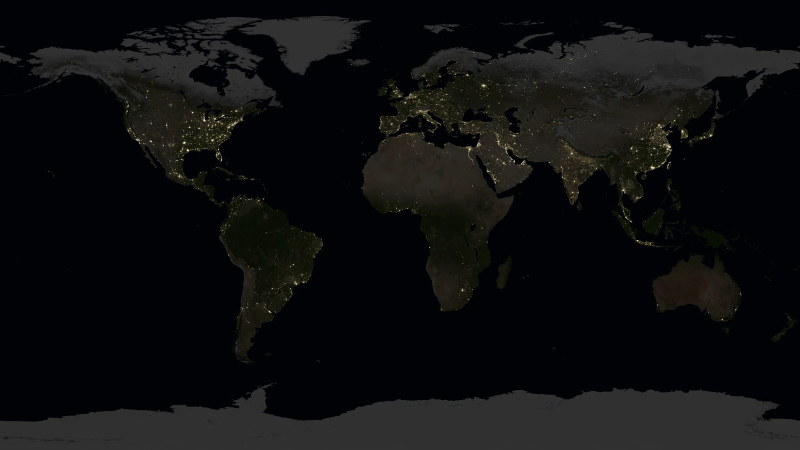
#> input picture ml/output/frames/nl-2023.webp, 1600 x 900 px (shown at 1/2 size)
$ python fit_camera.py
#> lines starting #> are read from the running program, lines starting #| are printed output that depends on the picture
### ml_co2/scripts/common.py
"""Shared helpers for the aerosol preprocessing (separate from the night-lights pipeline in ../ml)."""
from pathlib import Path
import numpy as np
from PIL import Image

Image.MAX_IMAGE_PIXELS = None
ROOT = Path(__file__).resolve().parents[1]
RAW = ROOT / "data" / "raw"
DIAG = ROOT / "diagnostics"
OUT = ROOT / "output"
FRAMES = OUT / "frames"


def load_rgb8(path):
    """PNG -> (H, W, 3) uint8 RGB. These frames are 8-bit RGBA with alpha 255 everywhere; alpha is dropped
    after compositing on black (a no-op for fully opaque frames)."""
    im = Image.open(path)
    a = np.asarray(im)
    if a.ndim == 2:
        a = np.stack([a] * 3, axis=-1)
    if a.dtype == np.uint16:
        a = np.rint(a.astype(np.float32) * (255.0 / 65535.0)).astype(np.uint8)
    if a.shape[-1] == 4:
        alpha = a[..., 3]
        rgb = a[..., :3]
        if alpha.min() < 255:
            rgb = np.rint(rgb.astype(np.float32) * (alpha[..., None] / 255.0)).astype(np.uint8)
        return np.ascontiguousarray(rgb)
    return np.ascontiguousarray(a[..., :3])

### ml_co2/scripts/download.py
"""NASA SVS 5196 "DYAMOND Global Carbon Dioxide", globe ORBIT animation (Jan-Mar 2020).

Downloads the 4K orbit video and extracts 12 frames into ml_co2/data/raw/.

Why this video: the camera distance is constant (the globe keeps the same size and position, so the zoom problem of the
zoom animations does not apply). The globe slowly rotates, so different continents face the camera over time.

The video has 1176 frames (frame numbers 1-1176 = position in the video). We skip the first 12 (1-12) and pick 12 at
random (seeded, same 12 every run) from 13-1176, kept in frame order. Frames are saved as lossless PNG
co2_NNNNN.png. Note the video itself is lossy (compressed), unlike the PNG frame sets of other NASA pages.
"""
import subprocess, sys
from pathlib import Path
import cv2
import numpy as np

ROOT = Path(__file__).resolve().parents[1]
RAW = ROOT / "data" / "raw"
VIDEO_URL = ("https://svs.gsfc.nasa.gov/vis/a000000/a005100/a005196/"
             "dyamondPointCloud_12-1-2023b_dyamond_co2_anim_globe_orbit_2160p30.mp4")
VIDEO = RAW / "co2_orbit_2160p30.mp4"
FIRST_ALLOWED, LAST, COUNT, SEED = 13, 1176, 12, 42


def picked_indices():
    rng = np.random.default_rng(SEED)
    return sorted(int(i) for i in rng.choice(np.arange(FIRST_ALLOWED, LAST + 1), COUNT, replace=False))


def raw_path(i):
    return RAW / f"co2_{i:05d}.png"


# [23 lines left out: function main, not called in this run]


# [2 lines that do not run on import are left out]

### ml_co2/scripts/fit_camera.py
"""Estimate where the camera looks (centre longitude / latitude / roll) in each of the 12 CO2 frames.

Why: the orbit video rotates the globe, so "region" boxes (Asia, Africa ...) only make sense once we know which
longitude faces the camera in every frame. NASA does not publish this, so it is ESTIMATED here.

Method: orthographic projection of a flat Earth map. The map used is the night-lights picture
(../../ml/output/frames/nl-2023.webp, land is brighter than ocean). For each frame the camera (lon, lat, roll) is searched so
that the projected map best matches the frame's brightness (normalised cross-correlation, Nelder-Mead refinement).
The camera in this video stays close to the equator and almost north-up, so lat and roll are limited to +-8 degrees.
Frames whose longitude disagrees (>12 deg) with the straight-line trend of the other frames (night-side frames with
little visible land can lock on a wrong place) are refitted inside +-16 degrees of that trend.
Checked by eye: the projected coastlines sit on the real coastlines in all 12 frames; expected error is a few degrees.
Not used for any CO2 number; only for assigning pixels to regions.

Run (from ml_co2/scripts, after download.py):  python fit_camera.py     -> writes camera.json (about 10 minutes)
"""
import json
import numpy as np
import cv2
from scipy.optimize import minimize
from common import ROOT, RAW, load_rgb8
from download import picked_indices

CX, CY, R = 1918, 1077, 955
RG = 960.0                      # assumed true limb radius in pixels (mask radius R is a few px inside it)
S = 6                           # fit at 1/6 scale
LUMA = np.array([0.2126, 0.7152, 0.0722], np.float32)
REF_PATH = ROOT.parent / "ml" / "output" / "frames" / "nl-2023.webp"
OUT_FILE = ROOT / "scripts" / "camera.json"
rad = R // S
n = 2 * rad
_yy, _xx = np.mgrid[0:n, 0:n].astype(np.float32)
U = (_xx + 0.5 - rad) * S / RG
V = (rad - _yy - 0.5) * S / RG
INSIDE = np.hypot(U, V) < 0.88
REF = np.minimum(cv2.imread(str(REF_PATH), cv2.IMREAD_GRAYSCALE).astype(np.float32), 60)   # lights saturate; keep land/ocean contrast
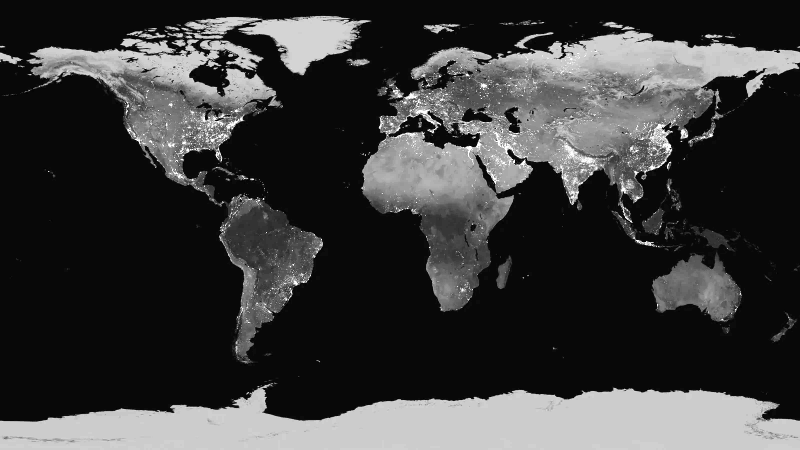
#> REF: shape (900, 1600) float32 (shown at 1/2 size); min 0, max 60, mean 14.2; drawn with min black and max white
RH, RW = REF.shape
#> RH = 900; RW = 1600


def project(lon0, lat0, roll, u_=None, v_=None):
    u_ = U if u_ is None else u_
    v_ = V if v_ is None else v_
    c, s = np.cos(np.radians(roll)), np.sin(np.radians(roll))
    u = c * u_ + s * v_
    v = -s * u_ + c * v_
    z = np.sqrt(np.clip(1 - u * u - v * v, 0, 1))
    p0 = np.radians(lat0)
    lat = np.arcsin(np.clip(z * np.sin(p0) + v * np.cos(p0), -1, 1))
    lon = np.radians(lon0) + np.arctan2(u, z * np.cos(p0) - v * np.sin(p0))
    return np.degrees(lon), np.degrees(lat)


def render(p):
    lon, lat = project(*p)
    mx = ((lon + 180) % 360) / 360 * RW - 0.5
    my = (90 - lat) / 180 * RH - 0.5
    return cv2.remap(REF, mx.astype(np.float32), my.astype(np.float32), cv2.INTER_LINEAR, borderMode=cv2.BORDER_WRAP)


def ncc(a, b):
    a = a[INSIDE]
    b = b[INSIDE]
    a = a - a.mean()
    b = b - b.mean()
    return float((a * b).sum() / (np.sqrt((a * a).sum() * (b * b).sum()) + 1e-9))


def frame_small(fn):
    img = load_rgb8(RAW / f"co2_{fn:05d}.png")[CY - R:CY + R, CX - R:CX + R]
    g = img.astype(np.float32) @ LUMA
    return np.minimum(cv2.resize(g, (n, n), interpolation=cv2.INTER_AREA), 120)


def fit(f, lons, lats, rolls):
    best = (-2.0, None)
    for lon0 in lons:
        for lat0 in lats:
            for roll in rolls:
                sc = ncc(f, render((lon0, lat0, roll)))
                if sc > best[0]:
                    best = (sc, (lon0, lat0, roll))
    start = np.array(best[1], float)
    r = minimize(lambda p: -ncc(f, render(p)), start, method="Nelder-Mead",
                 options=dict(xatol=0.05, fatol=1e-5, initial_simplex=start + np.vstack([np.zeros(3), np.eye(3) * 4])))
    return [float(x) for x in r.x], -float(r.fun)


def main():
    idx = picked_indices()
    small = {fn: frame_small(fn) for fn in idx}
    res = {}
    for fn in idx:
        p, sc = fit(small[fn], range(-180, 180, 4), range(-8, 9, 4), range(-8, 9, 4))
        res[fn] = dict(lon=p[0], lat=p[1], roll=p[2], score=sc, refitted=False)
        print("pass 1", fn, res[fn], flush=True)
    # straight-line trend of longitude against frame number, dropping outliers until all agree within 12 deg
    keep = list(idx)
    while True:
        x = np.array(keep, float)
        y = np.degrees(np.unwrap(np.radians([res[k]["lon"] for k in keep])))
        a = np.polyfit(x, y, 1)
        resid = np.abs(y - np.polyval(a, x))
        if resid.max() <= 12 or len(keep) <= 4:
            break
        keep.pop(int(resid.argmax()))
    print("trend deg/frame:", round(float(a[0]), 4), "frames used for trend:", keep, flush=True)
    for fn in idx:
        pred = float(np.polyval(a, fn))
        diff = (res[fn]["lon"] - pred + 180) % 360 - 180
        if abs(diff) > 12:
            lo = int(round(pred)) - 16
            p, sc = fit(small[fn], range(lo, lo + 33, 2), range(-10, 11, 4), range(-10, 11, 4))
            res[fn] = dict(lon=p[0], lat=p[1], roll=p[2], score=sc, refitted=True)
            print("refit", fn, res[fn], flush=True)
    doc = {"note": "estimated camera per frame, see fit_camera.py; lon/lat = point at the centre of the globe disc (degrees), roll = image rotation (degrees)",
           "trendDegPerFrame": float(a[0]),
           "frames": {str(fn): {k: (round(v, 3) if isinstance(v, float) else v) for k, v in res[fn].items()} for fn in idx}}
    OUT_FILE.write_text(json.dumps(doc, indent=2) + "\n", encoding="utf-8")
    print("wrote", OUT_FILE)


if __name__ == "__main__":
#> (the run stopped early here; a loop or call above may not have finished)
